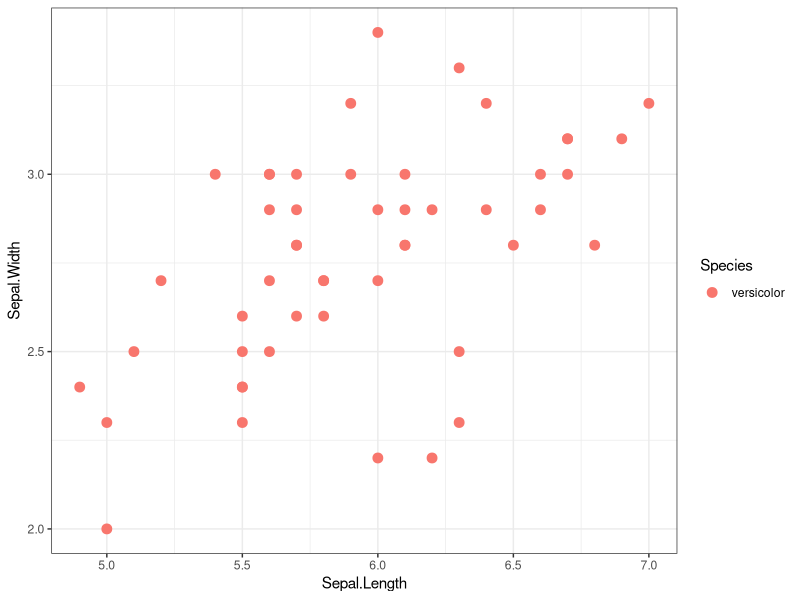

The R script that drew this image:
library(ggplot2)

# Utilitzarem les dades iris
iris
require(ggplot2)

iris <- iris[which(iris$Species=='versicolor'),]

# Fem un pair plot de les dades iris
ggplot(iris) +
  geom_point(aes(x=Sepal.Length, y=Sepal.Width, color=Species), size = 3) +
  theme_bw()
